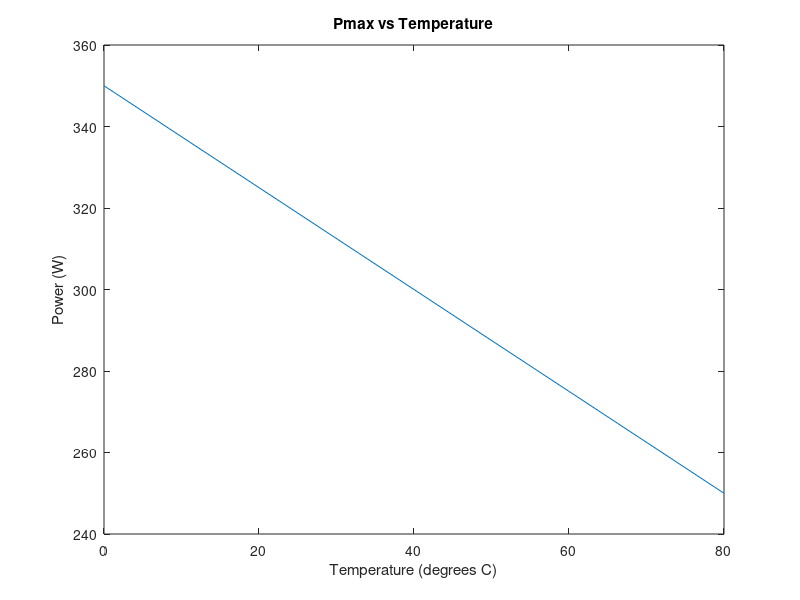

MATLAB code to generate this figure:
%%ECE371 Hw5 Problem 1
%%Eric Morse

%% Part b
x = 0.1:0.1:1;
y = 0.9:0.9:9;
plot(x,y);
xlabel('Irradiance (kW/m^2)');
ylabel('Current (A)');
title('Isc vs Irradiance');

%% Part c
x = 0.1:0.1:1;
y = [41 42.3 43.2 44 44.5 45 45.4 45.7 45.9 46];
plot(x,y);
xlabel('Irradiance (kW/m^2)');
ylabel('Voltage (V)');
title('Voc vs Irradiance');

%% Part d
x = 0.1:0.1:1;
y = [35.5*0.9 36.5*1.8 36.7*2.7 37*3.6 37.1*4.5 37.1*5.4 37.1*6.3 37.1*7.2 37.2*8.1 37.1*9];
plot(x,y);
xlabel('Irradiance (kW/m^2)');
ylabel('Power (W)');
title('Power vs Irradiance');
%% Problem 2 part b
x = 0:20:80;
y = [8.9 9 9.1 9.2 9.3];
plot(x,y);
xlabel('Temperature (degrees C)');
ylabel('Current (A)');
title('Isc vs Temperature');
%% Problem 2 part c
x = 0:20:80;
y = [50 47 44 41 37.5];
plot(x,y);
xlabel('Temperature (degrees C)');
ylabel('Voltage (V)');
title('Voc vs Temperature');
%% Problem 2 part d
x = 0:20:80
y = [350 325 300 275 250];
plot(x,y)'
xlabel('Temperature (degrees C)');
ylabel('Power (W)');
title('Pmax vs Temperature');
